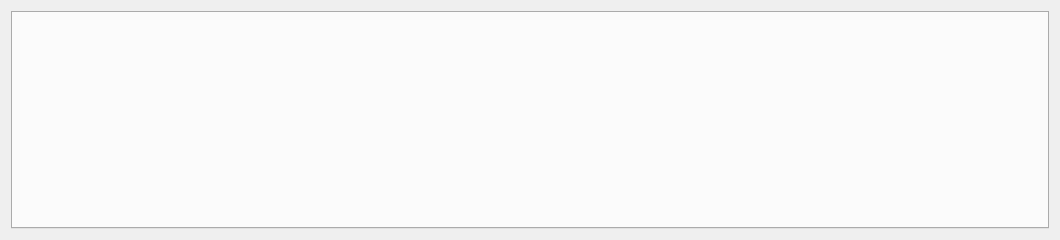
<?xml version="1.0" encoding="UTF-8"?>
<ui version="4.0">
 <class>UrbanTypeCreatorDialogBase</class>
 <widget class="QDialog" name="UrbanTypeCreatorDialogBase">
  <property name="windowModality">
   <enum>Qt::NonModal</enum>
  </property>
  <property name="geometry">
   <rect>
    <x>0</x>
    <y>0</y>
    <width>1060</width>
    <height>240</height>
   </rect>
  </property>
  <property name="windowTitle">
   <string>Urban Type Creator</string>
  </property>
  <layout class="QVBoxLayout" name="verticalLayout">
   <item>
    <widget class="QTabWidget" name="tabWidget">
     <property name="tabPosition">
      <enum>QTabWidget::North</enum>
     </property>
     <property name="tabShape">
      <enum>QTabWidget::Rounded</enum>
     </property>
     <property name="currentIndex">
      <number>-1</number>
     </property>
     <property name="elideMode">
      <enum>Qt::ElideNone</enum>
     </property>
    </widget>
   </item>
  </layout>
 </widget>
 <resources/>
 <connections/>
</ui>
